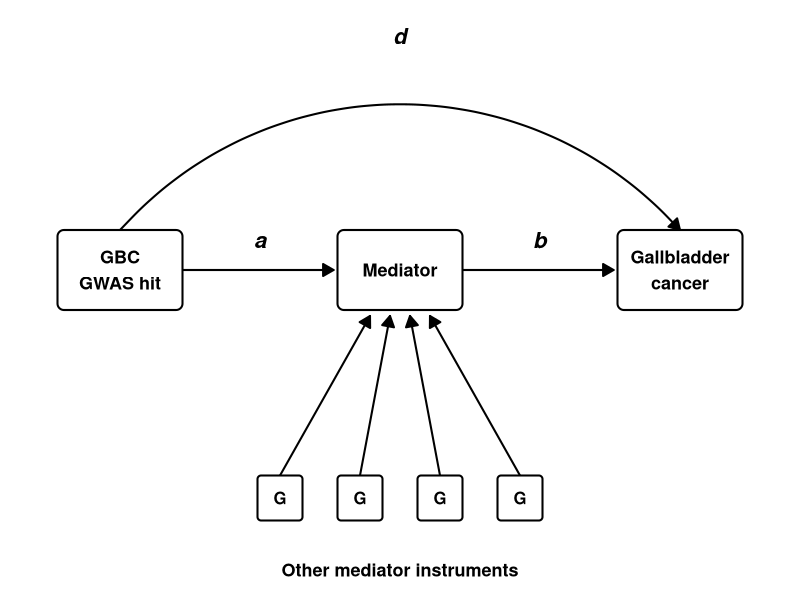
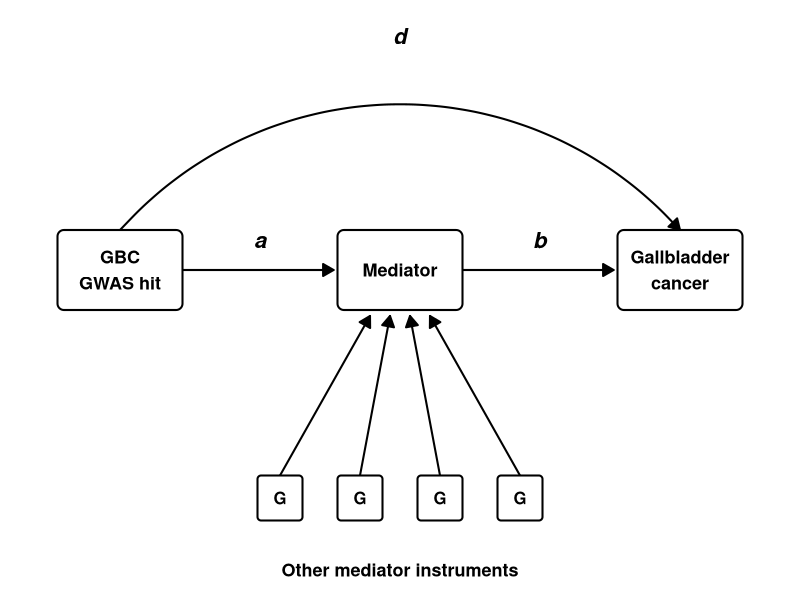

Here is the R script that generated these plots, in order:
# Analysis design schematic: GBC GWAS hit -> mediator -> gallbladder cancer,
# with the path labels used in docs/methods.md.
#
# Usage: Rscript scripts/design-figure.R
# Writes figures/analysis-design.pdf and figures/analysis-design.png.

library(grid)

draw_design <- function() {
  grid.newpage()
  box_w <- unit(1.25, "inches")
  box_h <- unit(0.8, "inches")
  g_size <- unit(0.45, "inches")
  arrow_head <- arrow(length = unit(0.12, "inches"), type = "closed")
  line_gp <- gpar(lwd = 2, col = "black", fill = "black")

  node <- function(x, y, label, w = box_w, h = box_h, fontsize = 13) {
    grid.roundrect(x, y, w, h, r = unit(0.08, "snpc"), gp = gpar(lwd = 2, fill = "white"))
    grid.text(label, x, y, gp = gpar(fontsize = fontsize, fontface = "bold"))
  }
  path_label <- function(label, x, y) {
    grid.text(label, x, y, gp = gpar(fontsize = 16, fontface = "bold.italic"))
  }

  hit <- c(0.15, 0.55)
  med <- c(0.5, 0.55)
  gbc <- c(0.85, 0.55)
  half_w <- 0.5 * convertWidth(box_w, "npc", valueOnly = TRUE)
  half_h <- 0.5 * convertHeight(box_h, "npc", valueOnly = TRUE)

  # d: residual direct path from the GBC hit to GBC that bypasses the mediator.
  grid.curve(hit[1], med[2] + half_h, gbc[1], med[2] + half_h, curvature = -0.45,
             ncp = 20, square = FALSE, arrow = arrow_head, gp = line_gp)
  path_label("d", 0.5, 0.94)

  # a: GBC hit -> mediator; b: mediator -> GBC.
  grid.segments(hit[1] + half_w, hit[2], med[1] - half_w - 0.005, med[2],
                arrow = arrow_head, gp = line_gp)
  path_label("a", mean(c(hit[1], med[1])), hit[2] + 0.05)
  grid.segments(med[1] + half_w, med[2], gbc[1] - half_w - 0.005, gbc[2],
                arrow = arrow_head, gp = line_gp)
  path_label("b", mean(c(med[1], gbc[1])), med[2] + 0.05)

  # Other mediator instruments, used to estimate b.
  g_x <- c(0.35, 0.45, 0.55, 0.65)
  g_y <- 0.17
  g_half <- 0.5 * convertHeight(g_size, "npc", valueOnly = TRUE)
  for (x in g_x) {
    grid.segments(x, g_y + g_half, med[1] + (x - med[1]) * 0.25, med[2] - half_h - 0.01,
                  arrow = arrow_head, gp = line_gp)
    node(x, g_y, "G", g_size, g_size, fontsize = 12)
  }
  grid.text("Other mediator instruments", 0.5, 0.05, gp = gpar(fontsize = 13, fontface = "bold"))

  node(hit[1], hit[2], "GBC\nGWAS hit")
  node(med[1], med[2], "Mediator")
  node(gbc[1], gbc[2], "Gallbladder\ncancer")
}

dir.create("figures", showWarnings = FALSE)
pdf("figures/analysis-design.pdf", width = 8, height = 5)
draw_design()
invisible(dev.off())
png("figures/analysis-design.png", width = 8, height = 5, units = "in", res = 300)
draw_design()
invisible(dev.off())
message("Wrote figures/analysis-design.pdf and figures/analysis-design.png")
